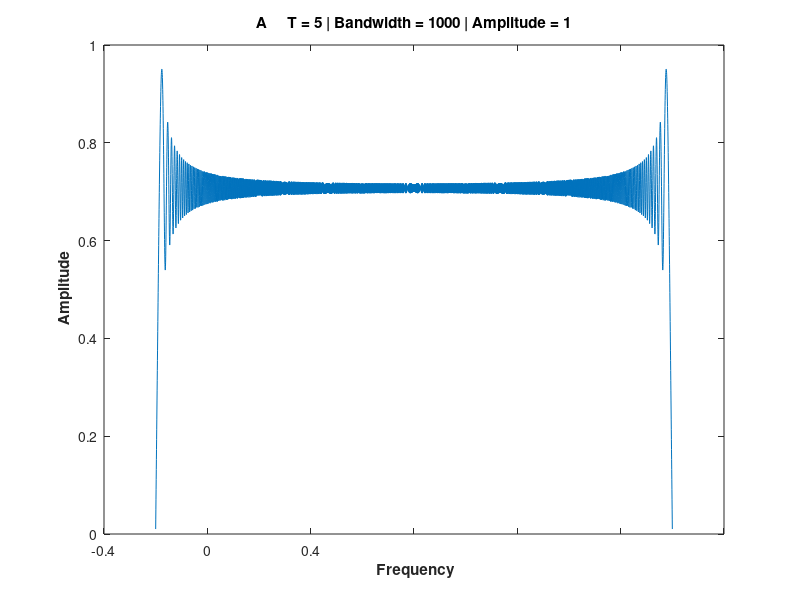

Recreate this plot in MATLAB.
clc;
clear all;
close all;

T = 5;
B = 1000;
A = 1;

t = (-T/2:0.001:T/2);
p = A*exp(1j.*pi.*B.*(t.^2)./T);

figure();
plot(t, fftshift(abs(fft(p))));

Xa = (-2/T:0.4:2/T);
xticklabels(Xa);

ya = get(gca, 'YTick');
Ya = ya./100 ;
yticklabels(Ya);

title(['A     T = ',num2str(T), ' | Bandwidth = ',num2str(B), ' | Amplitude = ',num2str(A)]);
ylabel('\bf Amplitude');
xlabel('\bf Frequency');